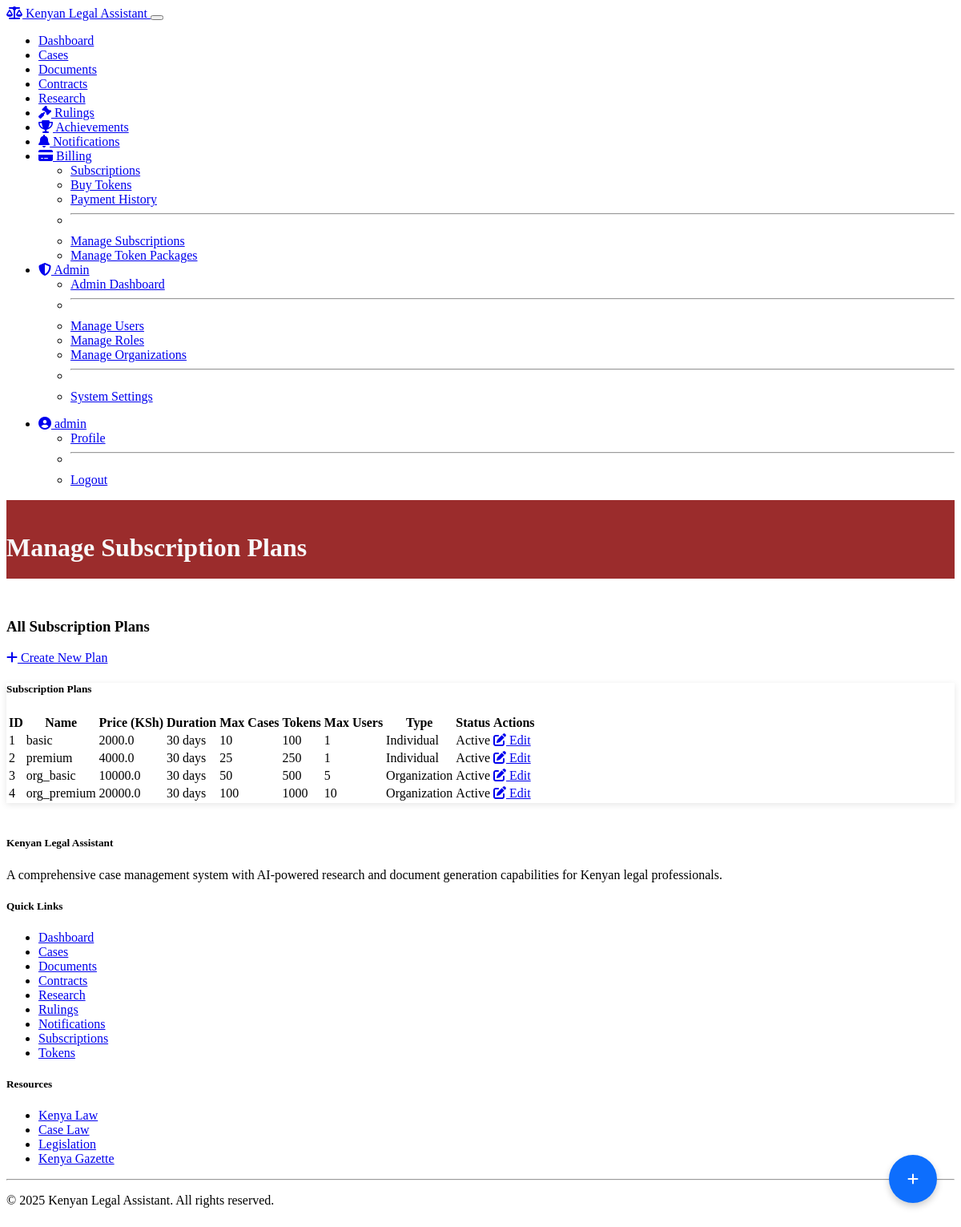
The app's page /admin/subscriptions (signed in) with its own data.
### models.py (models this page shows, shortened)
class User(UserMixin, db.Model):
    id = db.Column(db.Integer, primary_key=True)
    username = db.Column(db.String(64), unique=True, nullable=False)
    email = db.Column(db.String(120), unique=True, nullable=False)
    password_hash = db.Column(db.String(256), nullable=False)
    first_name = db.Column(db.String(64))
    last_name = db.Column(db.String(64))
    role = db.Column(db.String(20), default='individual')  # admin, organization, organization_member, individual
    account_type = db.Column(db.String(20), default='free')  # free, basic, premium, enterprise
    organization_name = db.Column(db.String(100))
    organization_size = db.Column(db.Integer)  # Number of users in organization
    tokens_available = db.Column(db.Integer, default=0)  # Available tokens for AI features
    max_cases = db.Column(db.Integer, default=5)  # Maximum number of cases allowed
    is_active = db.Column(db.Boolean, default=True)  # Account active status
    subscription_end = db.Column(db.DateTime)  # When subscription expires
    phone = db.Column(db.String(20))  # Phone number for SMS notifications
    created_at = db.Column(db.DateTime, default=datetime.utcnow)
    last_login = db.Column(db.DateTime)
    custom_role_id = db.Column(db.Integer, db.ForeignKey('role.id'))
    active_organization_id = db.Column(db.Integer, db.ForeignKey('organization.id'))
    cases = db.relationship('Case', backref='assigned_user', lazy='dynamic')
    documents = db.relationship('Document', backref='created_by', lazy='dynamic')
    contracts = db.relationship('Contract', backref='created_by', lazy='dynamic')
    custom_role = db.relationship('Role', foreign_keys=[custom_role_id])
    active_organization = db.relationship('Organization', foreign_keys=[active_organization_id])

class Subscription(db.Model):
    id = db.Column(db.Integer, primary_key=True)
    name = db.Column(db.String(50), nullable=False, unique=True)  # free, basic, premium, enterprise
    price = db.Column(db.Float, nullable=False)  # Price in Kenyan Shillings
    duration_days = db.Column(db.Integer, default=30)  # Subscription duration in days
    max_cases = db.Column(db.Integer, default=5)  # Maximum number of cases
    tokens_included = db.Column(db.Integer, default=0)  # Tokens included in subscription
    is_organization = db.Column(db.Boolean, default=False)  # Whether this is for organizations
    max_users = db.Column(db.Integer, default=1)  # For organization plans
    is_active = db.Column(db.Boolean, default=True)  # Whether this plan is available
    features = db.Column(db.Text)  # JSON string of features
    created_at = db.Column(db.DateTime, default=datetime.utcnow)

### routes/billing.py (the view)
@billing_bp.route('/admin/subscriptions')
@login_required
def admin_subscriptions():
    if current_user.role != 'admin':
        flash('You do not have permission to access this page.', 'danger')
        return redirect(url_for('dashboard.index'))
    subscriptions = Subscription.query.all()
    return render_template('admin/subscriptions.html', subscriptions=subscriptions)

### templates/admin/subscriptions.html (shortened to what this page needs)
{% extends 'layout.html' %}
{% block header %}Manage Subscription Plans{% endblock %}
{% block content %}
<div class="row mb-4">
    <div class="col-md-12">
        <div class="d-flex justify-content-between align-items-center">
            <h3>All Subscription Plans</h3>
            <a href="{{ url_for('billing.create_subscription') }}" class="btn btn-success">
                <i class="fas fa-plus"></i> Create New Plan
            </a>
        </div>
    </div>
</div>
<div class="card">
    <div class="card-header bg-primary text-white">
        <h5 class="mb-0">Subscription Plans</h5>
    </div>
    <div class="card-body">
        {% if subscriptions %}
        <div class="table-responsive">
            <table class="table table-striped">
                <thead>
                    <tr>
                        <th>ID</th>
                        <th>Name</th>
                        <th>Price (KSh)</th>
                        <th>Duration</th>
                        <th>Max Cases</th>
                        <th>Tokens</th>
                        <th>Max Users</th>
                        <th>Type</th>
                        <th>Status</th>
                        <th>Actions</th>
                    </tr>
                </thead>
                <tbody>
                    {% for plan in subscriptions %}
                    <tr>
                        <td>{{ plan.id }}</td>
                        <td>{{ plan.name }}</td>
                        <td>{{ plan.price|round(2) }}</td>
                        <td>{{ plan.duration_days }} days</td>
                        <td>{{ plan.max_cases }}</td>
                        <td>{{ plan.tokens_included }}</td>
                        <td>{{ plan.max_users }}</td>
                        <td>
                            {% if plan.is_organization %}
                            <span class="badge bg-info">Organization</span>
                            {% else %}
                            <span class="badge bg-secondary">Individual</span>
                            {% endif %}
                        </td>
                        <td>
                            {% if plan.is_active %}
                            <span class="badge bg-success">Active</span>
                            {% else %}
                            <span class="badge bg-danger">Inactive</span>
                            {% endif %}
                        </td>
                        <td>
                            <a href="{{ url_for('billing.edit_subscription', subscription_id=plan.id) }}" class="btn btn-sm btn-primary">
                                <i class="fas fa-edit"></i> Edit
                            </a>
                        </td>
                    </tr>
                    {% endfor %}
                </tbody>
            </table>
        </div>
        {% else %}
        <div class="alert alert-info">
            <i class="fas fa-info-circle"></i> No subscription plans found. Click "Create New Plan" to add one.
        </div>
        {% endif %}
    </div>
</div>
{% endblock %}

### templates/layout.html (shortened to what this page needs)
<!DOCTYPE html>
<html lang="en" data-bs-theme="dark">
<head>
    <link rel="stylesheet" href="https://cdn.replit.com/agent/bootstrap-agent-dark-theme.min.css">
    <link rel="stylesheet" href="https://cdnjs.cloudflare.com/ajax/libs/font-awesome/6.2.0/css/all.min.css">
    <link rel="stylesheet" href="{{ url_for('static', filename='css/styles.css') }}">
    <link rel="stylesheet" href="{{ url_for('static', filename='css/fab.css') }}">
</head>
<body data-authenticated="{{ 'true' if current_user.is_authenticated else 'false' }}">
    <nav class="navbar navbar-expand-lg navbar-dark bg-dark">
        <div class="container-fluid">
            <a class="navbar-brand" href="{{ url_for('dashboard.index') }}">
                <i class="fas fa-balance-scale"></i> Kenyan Legal Assistant
            </a>
            <button class="navbar-toggler" type="button" data-bs-toggle="collapse" data-bs-target="#navbarNav" aria-controls="navbarNav" aria-expanded="false" aria-label="Toggle navigation">
            </button>
            <div class="collapse navbar-collapse" id="navbarNav">
                <ul class="navbar-nav me-auto">
                    {% if current_user.is_authenticated %}
                    <li class="nav-item">
                        <a class="nav-link {% if request.endpoint.startswith('dashboard.') %}active{% endif %}" href="{{ url_for('dashboard.index') }}">Dashboard</a>
                    </li>
                    <li class="nav-item">
                        <a class="nav-link {% if request.endpoint.startswith('cases.') %}active{% endif %}" href="{{ url_for('cases.index') }}">Cases</a>
                    </li>
                    <li class="nav-item">
                        <a class="nav-link {% if request.endpoint.startswith('documents.') %}active{% endif %}" href="{{ url_for('documents.index') }}">Documents</a>
                    </li>
                    <li class="nav-item">
                        <a class="nav-link {% if request.endpoint.startswith('contracts.') %}active{% endif %}" href="{{ url_for('contracts.index') }}">Contracts</a>
                    </li>
                    <li class="nav-item">
                        <a class="nav-link {% if request.endpoint.startswith('research.') %}active{% endif %}" href="{{ url_for('research.index') }}">Research</a>
                    </li>
                    <li class="nav-item">
                        <a class="nav-link {% if request.endpoint.startswith('rulings.') %}active{% endif %}" href="{{ url_for('rulings.index') }}">
                            <i class="fas fa-gavel"></i> Rulings
                        </a>
                    </li>
                    <li class="nav-item">
                        <a class="nav-link {% if request.endpoint.startswith('gamification.') %}active{% endif %}" href="{{ url_for('gamification.dashboard') }}">
                            <i class="fas fa-trophy"></i> Achievements
                        </a>
                    </li>
                    <li class="nav-item">
                        <a class="nav-link {% if request.endpoint.startswith('notifications.') %}active{% endif %}" href="{{ url_for('notifications.index') }}">
                            <i class="fas fa-bell"></i> Notifications
                        </a>
                    </li>
                    <li class="nav-item dropdown">
                        <a class="nav-link dropdown-toggle {% if request.endpoint.startswith('billing.') %}active{% endif %}" href="#" id="billingDropdown" role="button" data-bs-toggle="dropdown" aria-expanded="false">
                            <i class="fas fa-credit-card"></i> Billing
                        </a>
                        <ul class="dropdown-menu" aria-labelledby="billingDropdown">
                            <li><a class="dropdown-item" href="{{ url_for('billing.subscriptions') }}">Subscriptions</a></li>
                            <li><a class="dropdown-item" href="{{ url_for('billing.tokens') }}">Buy Tokens</a></li>
                            <li><a class="dropdown-item" href="{{ url_for('billing.payment_history') }}">Payment History</a></li>
                            {% if current_user.role == 'admin' %}
                            <li><hr class="dropdown-divider"></li>
                            <li><a class="dropdown-item" href="{{ url_for('billing.admin_subscriptions') }}">Manage Subscriptions</a></li>
                            <li><a class="dropdown-item" href="{{ url_for('billing.admin_tokens') }}">Manage Token Packages</a></li>
                            {% endif %}
                        </ul>
                    </li>
                    {% if current_user.role == 'admin' %}
                    <li class="nav-item dropdown">
                        <a class="nav-link dropdown-toggle {% if request.endpoint.startswith('admin.') %}active{% endif %}" href="#" id="adminDropdown" role="button" data-bs-toggle="dropdown" aria-expanded="false">
                            <i class="fas fa-shield-alt"></i> Admin
                        </a>
                        <ul class="dropdown-menu" aria-labelledby="adminDropdown">
                            <li><a class="dropdown-item" href="{{ url_for('admin.index') }}">Admin Dashboard</a></li>
                            <li><hr class="dropdown-divider"></li>
                            <li><a class="dropdown-item" href="{{ url_for('admin.users') }}">Manage Users</a></li>
                            <li><a class="dropdown-item" href="{{ url_for('admin.roles') }}">Manage Roles</a></li>
                            <li><a class="dropdown-item" href="{{ url_for('admin.organizations') }}">Manage Organizations</a></li>
                            <li><hr class="dropdown-divider"></li>
                            <li><a class="dropdown-item" href="{{ url_for('admin.system_settings') }}">System Settings</a></li>
                        </ul>
                    </li>
                    {% endif %}
                    {% endif %}
                </ul>
                <ul class="navbar-nav">
                    {% if current_user.is_authenticated %}
                    <li class="nav-item dropdown">
                        <a class="nav-link dropdown-toggle" href="#" id="userDropdown" role="button" data-bs-toggle="dropdown" aria-expanded="false">
                            <i class="fas fa-user-circle"></i> {{ current_user.username }}
                        </a>
                        <ul class="dropdown-menu dropdown-menu-end" aria-labelledby="userDropdown">
                            <li><a class="dropdown-item" href="{{ url_for('auth.profile') }}">Profile</a></li>
                            <li><hr class="dropdown-divider"></li>
                            <li><a class="dropdown-item" href="{{ url_for('auth.logout') }}">Logout</a></li>
                        </ul>
                    </li>
                    {% endif %}
                </ul>
            </div>
        </div>
    </nav>
    <header class="main-header">
        <div class="container">
            <h1>{% block header %}Kenyan Legal Assistant{% endblock %}</h1>
        </div>
    </header>
    <main class="container my-4">
        {% block content %}{% endblock %}
    </main>
    {% if current_user.is_authenticated %}
    <div class="fab-container">
        <div class="fab-main" tabindex="0" aria-label="Quick Actions">
            <i class="fas fa-plus"></i>
        </div>
    </div>
    {% endif %}
    <footer class="bg-dark text-light py-4 mt-5">
        <div class="container">
            <div class="row">
                <div class="col-md-6">
                    <h5>Kenyan Legal Assistant</h5>
                    <p>A comprehensive case management system with AI-powered research and document generation capabilities for Kenyan legal professionals.</p>
                </div>
                <div class="col-md-3">
                    <h5>Quick Links</h5>
                    <ul class="list-unstyled">
                        <li><a href="{{ url_for('dashboard.index') }}" class="text-light">Dashboard</a></li>
                        <li><a href="{{ url_for('cases.index') }}" class="text-light">Cases</a></li>
                        <li><a href="{{ url_for('documents.index') }}" class="text-light">Documents</a></li>
                        <li><a href="{{ url_for('contracts.index') }}" class="text-light">Contracts</a></li>
                        <li><a href="{{ url_for('research.index') }}" class="text-light">Research</a></li>
                        <li><a href="{{ url_for('rulings.index') }}" class="text-light">Rulings</a></li>
                        <li><a href="{{ url_for('notifications.index') }}" class="text-light">Notifications</a></li>
                        <li><a href="{{ url_for('billing.subscriptions') }}" class="text-light">Subscriptions</a></li>
                        <li><a href="{{ url_for('billing.tokens') }}" class="text-light">Tokens</a></li>
                    </ul>
                </div>
                <div class="col-md-3">
                    <h5>Resources</h5>
                    <ul class="list-unstyled">
                        <li><a href="https://new.kenyalaw.org" target="_blank" class="text-light">Kenya Law</a></li>
                        <li><a href="https://new.kenyalaw.org/judgments/" target="_blank" class="text-light">Case Law</a></li>
                        <li><a href="https://new.kenyalaw.org/legislation/" target="_blank" class="text-light">Legislation</a></li>
                        <li><a href="https://new.kenyalaw.org/gazettes/" target="_blank" class="text-light">Kenya Gazette</a></li>
                    </ul>
                </div>
            </div>
            <hr>
            <div class="text-center">
                <p>&copy; 2025 Kenyan Legal Assistant. All rights reserved.</p>
            </div>
        </div>
    </footer>
</body>
</html>

### records on screen
User: username "admin"
Subscription: id "1", name "basic", price "2000.0", duration_days "30", max_cases "10", tokens_included "100", max_users "1", is_organization "Individual", is_active "Active"
Subscription: id "2", name "premium", price "4000.0", duration_days "30", max_cases "25", tokens_included "250", max_users "1", is_organization "Individual", is_active "Active"
Subscription: id "3", name "org_basic", price "10000.0", duration_days "30", max_cases "50", tokens_included "500", max_users "5", is_organization "Organization", is_active "Active"
Subscription: id "4", name "org_premium", price "20000.0", duration_days "30", max_cases "100", tokens_included "1000", max_users "10", is_organization "Organization", is_active "Active"
